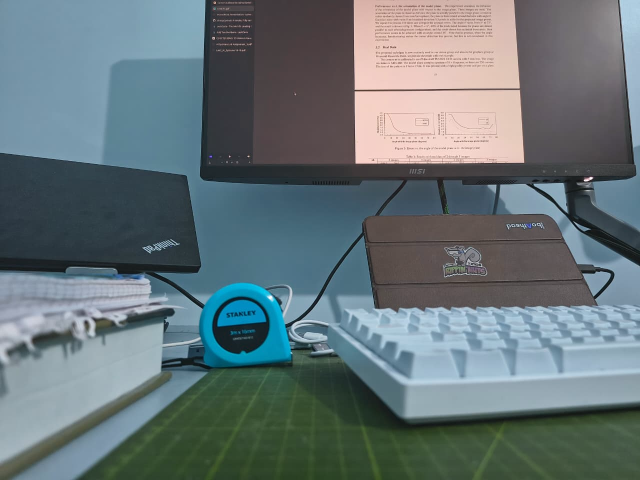
#> input picture input/left1.jpeg, 1280 x 960 px (shown at 1/2 size)
$ python stereo_control_ui_.py
#> lines starting #> are read from the running program, lines starting #| are printed output that depends on the picture
# source: https://learnopencv.com/depth-perception-using-stereo-camera-python-c/

import numpy as np
import cv2

# [9 lines of commented-out code are left out]

def nothing(x):
    pass

cv2.namedWindow('disp',cv2.WINDOW_NORMAL)
cv2.resizeWindow('disp',600,600)

cv2.createTrackbar('numDisparities','disp',1,17,nothing)
cv2.createTrackbar('p1','disp',1,17,nothing)
cv2.createTrackbar('p2','disp',1,17,nothing)

cv2.createTrackbar('blockSize','disp',5,50,nothing)
cv2.createTrackbar('uniquenessRatio','disp',15,100,nothing)
cv2.createTrackbar('speckleRange','disp',0,100,nothing)
cv2.createTrackbar('speckleWindowSize','disp',3,25,nothing)
cv2.createTrackbar('disp12MaxDiff','disp',5,25,nothing)
cv2.createTrackbar('minDisparity','disp',5,25,nothing)

# Creating an object of StereoBM algorithm
stereo = cv2.StereoSGBM_create()

while True:

  # Capturing and storing left and right camera images
  rleft_img = cv2.imread('./input/left1.jpeg', cv2.IMREAD_COLOR_RGB)
#> rleft_img is the input picture: shape (960, 1280, 3); mean B, G, R 119.5, 115.8, 102
  right_img = cv2.imread('./input/right1.jpeg', cv2.IMREAD_COLOR_RGB)
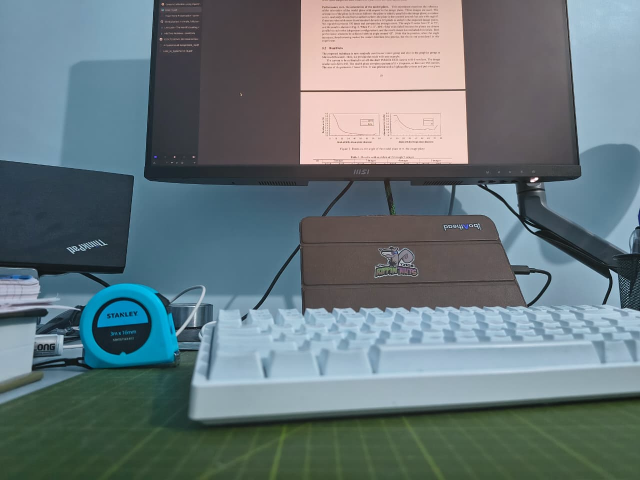
#> input picture input/right1.jpeg, 1280 x 960 px (shown at 1/2 size)
#> right_img is the input picture: shape (960, 1280, 3); mean B, G, R 123, 118.4, 103.3

  imgR_gray = cv2.cvtColor(right_img,cv2.COLOR_BGR2GRAY)
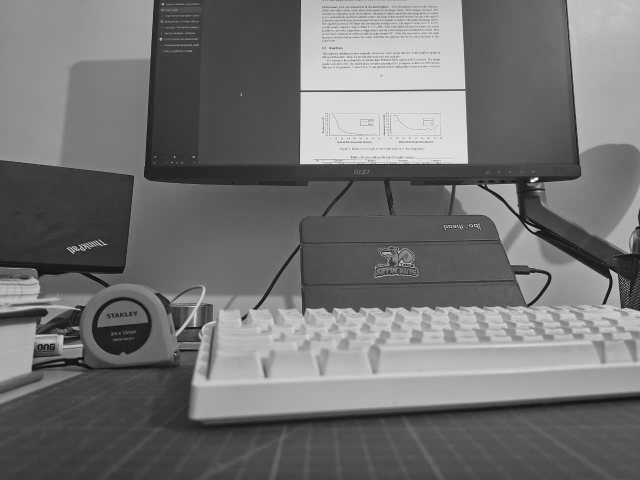
#> imgR_gray: shape (960, 1280) (shown at 1/2 size); min 0, max 254, mean 114.4
  imgL_gray = cv2.cvtColor(rleft_img,cv2.COLOR_BGR2GRAY)
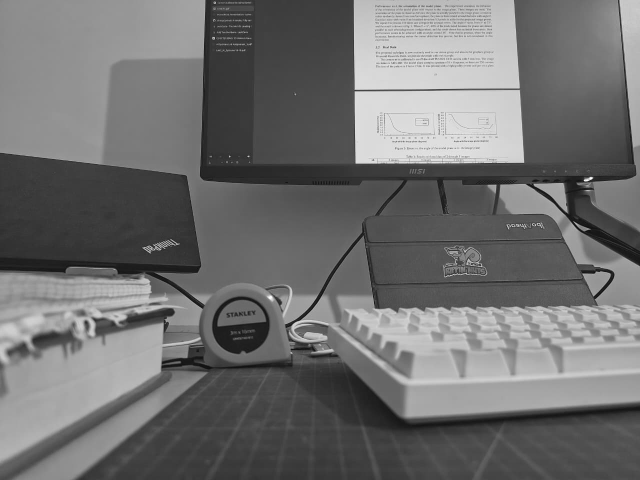
#> imgL_gray: shape (960, 1280) (shown at 1/2 size); min 1, max 254, mean 112.1

  # Applying stereo image rectification on the left image
  # Left_nice= cv2.remap(imgL_gray,
  #           Left_Stereo_Map_x,
  #           Left_Stereo_Map_y,
  #           cv2.INTER_LANCZOS4,
  #           cv2.BORDER_CONSTANT,
  #           0)

  Left_nice = imgL_gray.copy()
  Right_nice = imgR_gray.copy()
  # Applying stereo image rectification on the right image
  # Right_nice= cv2.remap(imgR_gray,
  #           Right_Stereo_Map_x,
  #           Right_Stereo_Map_y,
  #           cv2.INTER_LANCZOS4,
  #           cv2.BORDER_CONSTANT,
  #           0)

  # Updating the parameters based on the trackbar positions
  numDisparities = cv2.getTrackbarPos('numDisparities','disp')*16
  p1 = cv2.getTrackbarPos('p1','disp')*8*3*5**2
  p2 = cv2.getTrackbarPos('p2','disp')*32*3*5**2
  blockSize = cv2.getTrackbarPos('blockSize','disp')*2 + 5
  uniquenessRatio = cv2.getTrackbarPos('uniquenessRatio','disp')
  speckleRange = cv2.getTrackbarPos('speckleRange','disp')
  speckleWindowSize = cv2.getTrackbarPos('speckleWindowSize','disp')*2
  disp12MaxDiff = cv2.getTrackbarPos('disp12MaxDiff','disp')
  minDisparity = cv2.getTrackbarPos('minDisparity','disp')

  # Setting the updated parameters before computing disparity map
  stereo.setNumDisparities(numDisparities)
  stereo.setP1(p1)
  stereo.setP2(p2)
  stereo.setBlockSize(blockSize)
  stereo.setUniquenessRatio(uniquenessRatio)
  stereo.setSpeckleRange(speckleRange)
  stereo.setSpeckleWindowSize(speckleWindowSize)
  stereo.setDisp12MaxDiff(disp12MaxDiff)
  stereo.setMinDisparity(minDisparity)

  # Calculating disparity using the StereoBM algorithm
  disparity = stereo.compute(Left_nice,Right_nice)
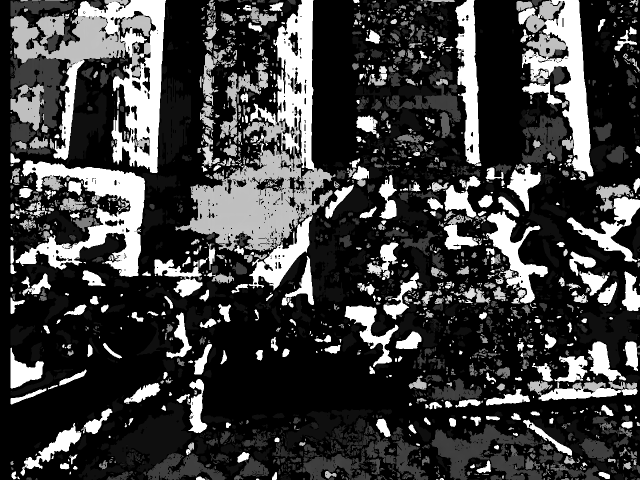
#> disparity: shape (960, 1280) int16 (shown at 1/2 size); min 64, max 320, mean 126.7; drawn with min black and max white
  # NOTE: Code returns a 16bit signed single channel image,
  # CV_16S containing a disparity map scaled by 16. Hence it
  # is essential to convert it to CV_32F and scale it down 16 times.

  # Converting to float32
  disparity = disparity.astype(np.float32)

  # Scaling down the disparity values and normalizing them
  disparity = (disparity/16.0 - minDisparity)/numDisparities

  # Displaying the disparity map
  cv2.imshow("disp",disparity)

  # Close window using esc key
  if cv2.waitKey(1) == 27:
#> (key Esc is pressed here)
    break
